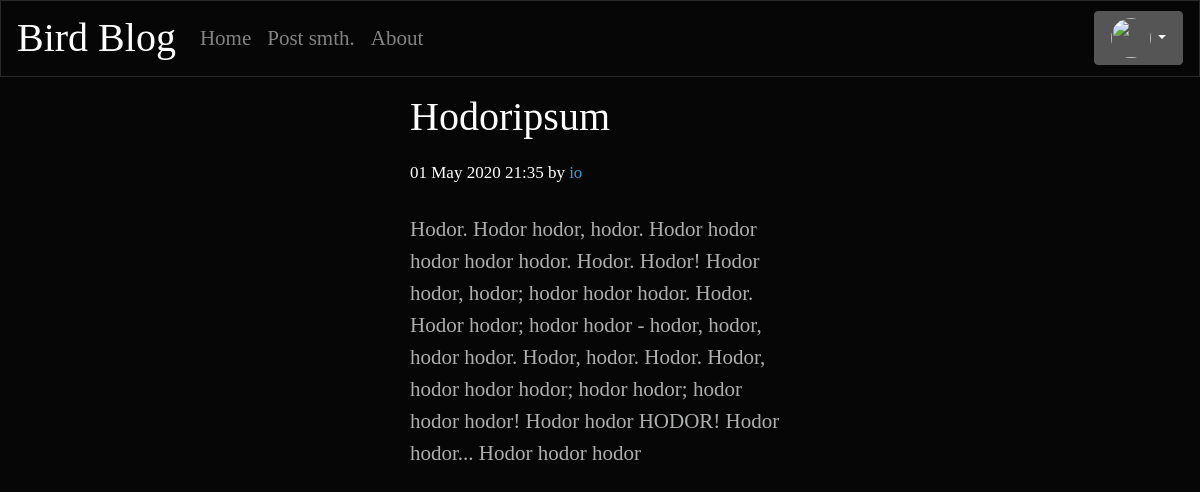
The app's page /texts/2 (signed in) with its own data.
### tables this page shows
CREATE TABLE "texts" (
	"ID"	INTEGER,
	"textName"	TEXT,
	"textContent"	TEXT,
	"author"	TEXT,
	"date"	TEXT,
	"rating"	INTEGER,
	"dateComputer"	INTEGER
);

### server.py (the view)
@app.route("/texts/<textIDinput>")
def texts(textIDinput):
    try:
        connTexts = sqlite3.connect("texts.db")
        g = connTexts.cursor()
        fullPostData = g.execute("SELECT * FROM `texts` WHERE ID=?;", (textIDinput,))
        fullPostData = fullPostData.fetchall()
        fullPostData = fullPostData[0]
        textName = fullPostData[1]
        textContents = fullPostData[2]
        author = fullPostData[3]
        date = fullPostData[4]
        return render_template("texts.html", textIDinput=textIDinput, textName=textName, textContents=textContents, author=author, date=date)
    except IndexError:
        abort(404)

### server.py (called while the page is built)
@app.after_request
def add_header(response):
    response.headers['Cache-Control'] = 'no-store, no-cache, must-revalidate, post-check=0, pre-check=0, max-age=0'
    response.headers['Pragma'] = 'no-cache'
    response.headers['Expires'] = '-1'
    return response

### templates/texts.html (shortened to what this page needs)
<html>
<head>
{% include '/styles.html' %}
</head>
<body>
{% include 'header.html' %}
<div class="row">
    <div class = "col-md"></div>
        <div class = "col-md">
            <p><h1 class="serifh1">{{textName}}</h1>
            <h3 class = "serifh2">{{date}} by <a href = "/id/{{author}}">{{author}}</a></h3></p>
            <p class = "serif" >{{textContents}}</p>
        </div>
    <div class = "col-md"></div>
</div>
</body>
</html>

### templates/styles.html (style rules this page uses)
.serif { font-family: Georgia, 'Times New Roman', Times, serif; font-size: 21px; line-height: 32px; font-weight: 400; }
.serifh1 { font-family: Georgia, 'Times New Roman', Times, serif; font-size: 40px; line-height: 48px; font-weight: 400; }
.serifh2 { font-family: Georgia, 'Times New Roman', Times, serif; font-size: 17px; line-height: 48px; font-weight: 400; }
html, body { max-width: 100%; overflow-x: hidden; }

### records on screen
texts: textName "Hodoripsum", date "01 May 2020 21:35", author "io", textContent "Hodor. Hodor hodor, hodor. Hodor hodor hodor hodor hodor. Hodor. Hodor! Hodor hodor, hodor; hodor hodor hodor. Hodor. Hodor hodor; hodor hodor - hodor, hodor, hodor hodor. Hodor, hodor. Hodor. Hodor, hodor hodor hodor; hodor hodor; hodor hodor hodor! Hodor hodor HODOR! Hodor hodor... Hodor hodor hodor"
